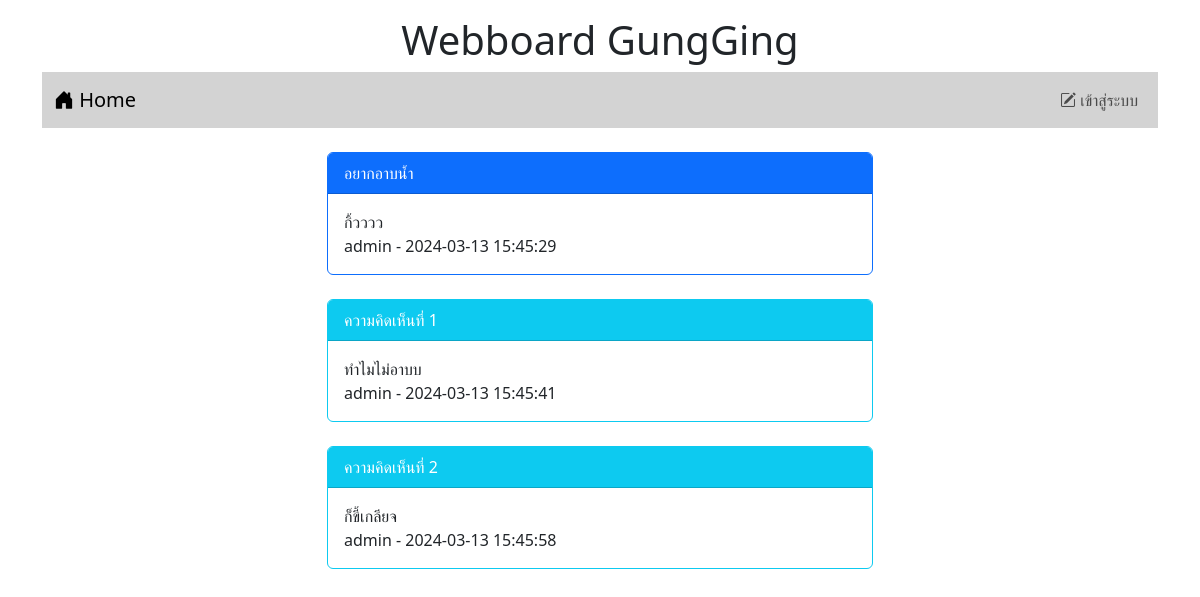
Screenshot of /post.php?id=5 with the database file from the repository.
### tables this page shows
CREATE TABLE `post` (
  `id` int(11) NOT NULL,
  `title` varchar(128) NOT NULL,
  `content` varchar(2048) NOT NULL,
  `post_date` datetime NOT NULL,
  `cat_id` int(11) NOT NULL,
  `user_id` int(11) NOT NULL
);

CREATE TABLE `user` (
  `id` int(11) NOT NULL,
  `login` varchar(32) NOT NULL,
  `password` varchar(64) NOT NULL,
  `name` varchar(64) NOT NULL,
  `gender` char(1) NOT NULL,
  `email` varchar(32) NOT NULL,
  `role` char(1) NOT NULL
);

CREATE TABLE `comment` (
  `id` int(11) NOT NULL,
  `content` varchar(20148) NOT NULL,
  `post_date` datetime NOT NULL,
  `user_id` int(11) NOT NULL,
  `post_id` int(11) NOT NULL
);

### post.php (the view, shortened to what this page needs)
<!DOCTYPE html>
<html lang="en">
<head>
    <link rel="stylesheet" href="bootstrap-5.3.2-dist/css/bootstrap.min.css">
    <link rel="stylesheet" href="https://cdn.jsdelivr.net/npm/bootstrap-icons@1.11.3/font/bootstrap-icons.min.css">
</head>
<body>
  <div class="container-lg">
   <h1 style="text-align: center;" class="mt-3">Webboard GungGing</h1>
   <?php include "nav.php" ?>
   <div class="row mt-4">
    <div class="col-lg-3 col-md-2 col-sm-1"></div>
    <div class="col-lg-6 col-md-8 col-sm-10">
    <?php
    $conn=new PDO("mysql:host=localhost;dbname=webboard;charset=utf8","root","");
    $sql="select post.title,post.content,post.post_date,user.login from post inner join user on
    (post.user_id=user.id) where post.id=$_GET[id]";
    $result=$conn->query($sql);
    while($row=$result->fetch()){
       echo "<div class= 'card border-primary'>";
       echo "<div class='card-header bg-primary text-white'>$row[0]</div>";
       echo"<div class='card-body'>$row[1]<br>$row[3] - $row[2]</div>";
       echo"</div><br>";
    }
    ?>
  <?php
    $sql1="select comment.content,comment.post_date,user.login from comment inner join user on
    (comment.user_id=user.id) where comment.post_id=$_GET[id]";
    $result=$conn->query($sql1);
    $i=1;
    while($row=$result->fetch()){
      echo "<div class= 'card border-info'>";
      echo "<div class='card-header bg-info text-white'>ความคิดเห็นที่ $i</div>";
      echo"<div class='card-body'>$row[0]<br>$row[2] - $row[1]</div>";
      echo"</div><br>";
      $i=$i+1;
   }
  ?>
    </div>
<div class="col-lg-3 col-md-2 col-sm-1"></div>
   </div>
  </div>
</body>
</html>

### rows the page displays
post: title "อยากอาบน้ำ", content "กิ้วววว", user.login "admin", post_date "2024-03-13 15:45:29"
comment: content "ทำไมไม่อาบบ", user.login "admin", post_date "2024-03-13 15:45:41"
comment: content "ก็ขี้เกลียจ", user.login "admin", post_date "2024-03-13 15:45:58"
